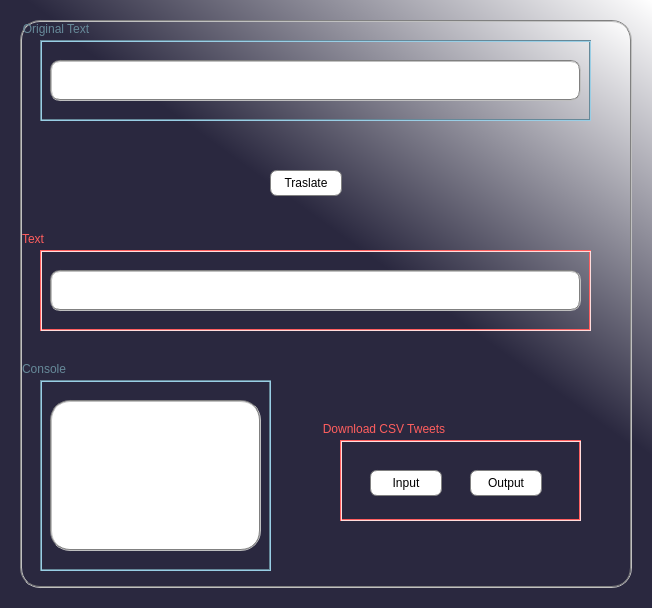
<?xml version="1.0" encoding="UTF-8"?>
<ui version="4.0">
 <class>Form</class>
 <widget class="QWidget" name="Form">
  <property name="geometry">
   <rect>
    <x>0</x>
    <y>0</y>
    <width>652</width>
    <height>608</height>
   </rect>
  </property>
  <property name="windowTitle">
   <string>Mispelling</string>
  </property>
  <property name="accessibleName">
   <string/>
  </property>
  <property name="styleSheet">
   <string notr="true">



QWidget {
	border: 2px groove gray;
	border-radius: 20px;
	background:qlineargradient(spread:pad, x1:0.636, y1:0.465909, x2:1, y2:0, stop:0 rgba(42, 40, 63, 255), stop:1 rgba(255, 255, 255, 255));
	margin:20%
}</string>
  </property>
  <widget class="QGroupBox" name="groupBox_2">
   <property name="geometry">
    <rect>
     <x>20</x>
     <y>20</y>
     <width>591</width>
     <height>121</height>
    </rect>
   </property>
   <property name="styleSheet">
    <string notr="true">QGroupBox::title {
  color: rgb(102, 137, 153)
}

QGroupBox::border {
  color: rgb(255, 94, 94);
}


QGroupBox
{
    background-color:transparent;
  	border: 2px groove rgb(102, 137, 153) ;
	border-radius: 0px
}</string>
   </property>
   <property name="title">
    <string>Original Text</string>
   </property>
   <widget class="QPlainTextEdit" name="plainTextEdit_3">
    <property name="geometry">
     <rect>
      <x>10</x>
      <y>20</y>
      <width>571</width>
      <height>81</height>
     </rect>
    </property>
    <property name="styleSheet">
     <string notr="true">background-color: rgb(255, 255, 255);
border-radius: 10px;</string>
    </property>
   </widget>
  </widget>
  <widget class="QGroupBox" name="groupBox">
   <property name="geometry">
    <rect>
     <x>20</x>
     <y>230</y>
     <width>591</width>
     <height>121</height>
    </rect>
   </property>
   <property name="styleSheet">
    <string notr="true">QGroupBox::title {
  color: rgb(255, 94, 94);
}

QGroupBox::border {
  color: rgb(255, 94, 94);
}


QGroupBox
{
    background-color:transparent;
  	border: 2px groove rgb(255, 94, 94); ;
	border-radius: 0px
}</string>
   </property>
   <property name="title">
    <string>Text</string>
   </property>
   <widget class="QPlainTextEdit" name="plainTextEdit">
    <property name="geometry">
     <rect>
      <x>10</x>
      <y>20</y>
      <width>571</width>
      <height>81</height>
     </rect>
    </property>
    <property name="styleSheet">
     <string notr="true">background-color: rgb(255, 255, 255);
border-radius: 10px;</string>
    </property>
   </widget>
  </widget>
  <widget class="QPushButton" name="pushButton">
   <property name="geometry">
    <rect>
     <x>250</x>
     <y>150</y>
     <width>112</width>
     <height>66</height>
    </rect>
   </property>
   <property name="mouseTracking">
    <bool>true</bool>
   </property>
   <property name="styleSheet">
    <string notr="true">QPushButton {

text-color:black;
background-color: white;
border-width: 1px;
border-color: gray;
border-style: solid;
border-radius: 7;
padding: 3px;
font-size: 12px;
padding-left: 5px;
padding-right: 5px;
min-width: 60px;
max-width: 60px;
min-height: 18px;
max-height: 18px;
}</string>
   </property>
   <property name="text">
    <string>Traslate</string>
   </property>
   <property name="checkable">
    <bool>false</bool>
   </property>
  </widget>
  <widget class="QGroupBox" name="groupBox_3">
   <property name="geometry">
    <rect>
     <x>20</x>
     <y>360</y>
     <width>271</width>
     <height>231</height>
    </rect>
   </property>
   <property name="styleSheet">
    <string notr="true">QGroupBox::title {
  color: rgb(102, 137, 153)
}

QGroupBox::border {
  color: rgb(255, 94, 94);
}


QGroupBox
{
    background-color:transparent;
  	border: 2px groove rgb(102, 137, 153) ;
	border-radius: 0px
}</string>
   </property>
   <property name="title">
    <string>Console</string>
   </property>
   <widget class="QTextBrowser" name="textBrowser">
    <property name="geometry">
     <rect>
      <x>10</x>
      <y>20</y>
      <width>251</width>
      <height>191</height>
     </rect>
    </property>
    <property name="styleSheet">
     <string notr="true">background-color:white</string>
    </property>
   </widget>
  </widget>
  <widget class="QGroupBox" name="groupBox_4">
   <property name="geometry">
    <rect>
     <x>320</x>
     <y>420</y>
     <width>281</width>
     <height>121</height>
    </rect>
   </property>
   <property name="styleSheet">
    <string notr="true">QGroupBox::title {
  color: rgb(255, 94, 94);
}

QGroupBox::border {
  color: rgb(255, 94, 94);
}


QGroupBox
{
    background-color:transparent;
  	border: 2px groove rgb(255, 94, 94); ;
	border-radius: 0px
}</string>
   </property>
   <property name="title">
    <string>Download CSV Tweets</string>
   </property>
   <widget class="QPushButton" name="pushButton_17">
    <property name="geometry">
     <rect>
      <x>30</x>
      <y>30</y>
      <width>112</width>
      <height>66</height>
     </rect>
    </property>
    <property name="mouseTracking">
     <bool>true</bool>
    </property>
    <property name="styleSheet">
     <string notr="true">QPushButton {

text-color:black;
background-color: white;
border-width: 1px;
border-color: gray;
border-style: solid;
border-radius: 7;
padding: 3px;
font-size: 12px;
padding-left: 5px;
padding-right: 5px;
min-width: 60px;
max-width: 60px;
min-height: 18px;
max-height: 18px;
}</string>
    </property>
    <property name="text">
     <string>Input</string>
    </property>
    <property name="checkable">
     <bool>false</bool>
    </property>
   </widget>
   <widget class="QPushButton" name="pushButton_18">
    <property name="geometry">
     <rect>
      <x>130</x>
      <y>30</y>
      <width>112</width>
      <height>66</height>
     </rect>
    </property>
    <property name="mouseTracking">
     <bool>true</bool>
    </property>
    <property name="styleSheet">
     <string notr="true">QPushButton {

text-color:black;
background-color: white;
border-width: 1px;
border-color: gray;
border-style: solid;
border-radius: 7;
padding: 3px;
font-size: 12px;
padding-left: 5px;
padding-right: 5px;
min-width: 60px;
max-width: 60px;
min-height: 18px;
max-height: 18px;
}</string>
    </property>
    <property name="text">
     <string>Output</string>
    </property>
    <property name="checkable">
     <bool>false</bool>
    </property>
   </widget>
  </widget>
 </widget>
 <resources/>
 <connections/>
 <designerdata>
  <property name="gridDeltaX">
   <number>10</number>
  </property>
  <property name="gridDeltaY">
   <number>10</number>
  </property>
  <property name="gridSnapX">
   <bool>true</bool>
  </property>
  <property name="gridSnapY">
   <bool>true</bool>
  </property>
  <property name="gridVisible">
   <bool>true</bool>
  </property>
 </designerdata>
</ui>
